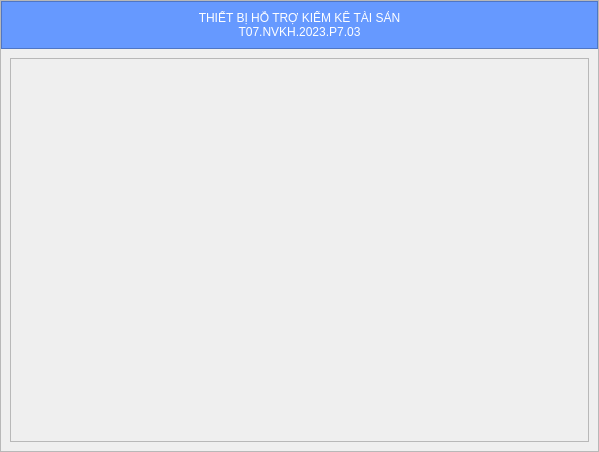
<?xml version="1.0" encoding="UTF-8"?>
<ui version="4.0">
 <class>MainWindow</class>
 <widget class="QMainWindow" name="MainWindow">
  <property name="geometry">
   <rect>
    <x>0</x>
    <y>0</y>
    <width>599</width>
    <height>452</height>
   </rect>
  </property>
  <property name="windowTitle">
   <string>MainWindow</string>
  </property>
  <widget class="QWidget" name="centralwidget">
   <layout class="QVBoxLayout" name="verticalLayout">
    <property name="spacing">
     <number>0</number>
    </property>
    <property name="leftMargin">
     <number>0</number>
    </property>
    <property name="topMargin">
     <number>0</number>
    </property>
    <property name="rightMargin">
     <number>0</number>
    </property>
    <property name="bottomMargin">
     <number>0</number>
    </property>
    <item>
     <widget class="QFrame" name="frame">
      <property name="sizePolicy">
       <sizepolicy hsizetype="Preferred" vsizetype="Expanding">
        <horstretch>0</horstretch>
        <verstretch>0</verstretch>
       </sizepolicy>
      </property>
      <property name="frameShape">
       <enum>QFrame::StyledPanel</enum>
      </property>
      <property name="frameShadow">
       <enum>QFrame::Raised</enum>
      </property>
      <layout class="QVBoxLayout" name="verticalLayout_3">
       <property name="spacing">
        <number>0</number>
       </property>
       <property name="leftMargin">
        <number>0</number>
       </property>
       <property name="topMargin">
        <number>0</number>
       </property>
       <property name="rightMargin">
        <number>0</number>
       </property>
       <property name="bottomMargin">
        <number>0</number>
       </property>
       <item>
        <widget class="QFrame" name="frame_2">
         <property name="styleSheet">
          <string notr="true">background-color: rgb(102, 153, 255);
color: rgb(255, 255, 255);</string>
         </property>
         <property name="frameShape">
          <enum>QFrame::StyledPanel</enum>
         </property>
         <property name="frameShadow">
          <enum>QFrame::Raised</enum>
         </property>
         <layout class="QHBoxLayout" name="horizontalLayout_8">
          <property name="leftMargin">
           <number>0</number>
          </property>
          <property name="rightMargin">
           <number>0</number>
          </property>
          <item>
           <widget class="QLabel" name="label">
            <property name="sizePolicy">
             <sizepolicy hsizetype="Expanding" vsizetype="Preferred">
              <horstretch>0</horstretch>
              <verstretch>0</verstretch>
             </sizepolicy>
            </property>
            <property name="text">
             <string>THIẾT BỊ HỖ TRỢ KIỂM KÊ TÀI SẢN
T07.NVKH.2023.P7.03</string>
            </property>
            <property name="alignment">
             <set>Qt::AlignCenter</set>
            </property>
           </widget>
          </item>
         </layout>
        </widget>
       </item>
       <item>
        <widget class="QStackedWidget" name="stackedWidget">
         <property name="currentIndex">
          <number>4</number>
         </property>
         <widget class="QWidget" name="page_Login">
          <layout class="QVBoxLayout" name="verticalLayout_6">
           <property name="spacing">
            <number>0</number>
           </property>
           <property name="leftMargin">
            <number>0</number>
           </property>
           <property name="topMargin">
            <number>0</number>
           </property>
           <property name="rightMargin">
            <number>0</number>
           </property>
           <property name="bottomMargin">
            <number>0</number>
           </property>
           <item alignment="Qt::AlignVCenter">
            <widget class="QFrame" name="frame_4">
             <property name="sizePolicy">
              <sizepolicy hsizetype="Preferred" vsizetype="Expanding">
               <horstretch>0</horstretch>
               <verstretch>0</verstretch>
              </sizepolicy>
             </property>
             <property name="frameShape">
              <enum>QFrame::StyledPanel</enum>
             </property>
             <property name="frameShadow">
              <enum>QFrame::Raised</enum>
             </property>
             <layout class="QVBoxLayout" name="verticalLayout_4">
              <property name="spacing">
               <number>0</number>
              </property>
              <property name="leftMargin">
               <number>0</number>
              </property>
              <property name="topMargin">
               <number>0</number>
              </property>
              <property name="rightMargin">
               <number>0</number>
              </property>
              <property name="bottomMargin">
               <number>0</number>
              </property>
              <item>
               <widget class="QFrame" name="frame_6">
                <property name="frameShape">
                 <enum>QFrame::StyledPanel</enum>
                </property>
                <property name="frameShadow">
                 <enum>QFrame::Raised</enum>
                </property>
                <layout class="QVBoxLayout" name="verticalLayout_5">
                 <property name="spacing">
                  <number>10</number>
                 </property>
                 <item>
                  <widget class="QLabel" name="label_2">
                   <property name="text">
                    <string>Đăng nhập hệ thống</string>
                   </property>
                   <property name="alignment">
                    <set>Qt::AlignCenter</set>
                   </property>
                  </widget>
                 </item>
                 <item>
                  <widget class="QFrame" name="frame_3">
                   <property name="frameShape">
                    <enum>QFrame::StyledPanel</enum>
                   </property>
                   <property name="frameShadow">
                    <enum>QFrame::Raised</enum>
                   </property>
                   <layout class="QHBoxLayout" name="horizontalLayout_2">
                    <property name="spacing">
                     <number>0</number>
                    </property>
                    <property name="leftMargin">
                     <number>0</number>
                    </property>
                    <property name="topMargin">
                     <number>0</number>
                    </property>
                    <property name="rightMargin">
                     <number>0</number>
                    </property>
                    <property name="bottomMargin">
                     <number>0</number>
                    </property>
                    <item>
                     <widget class="QLabel" name="label_3">
                      <property name="text">
                       <string>Tài khoản:</string>
                      </property>
                     </widget>
                    </item>
                    <item>
                     <widget class="QLineEdit" name="lineEdit_Username">
                      <property name="clearButtonEnabled">
                       <bool>true</bool>
                      </property>
                     </widget>
                    </item>
                   </layout>
                  </widget>
                 </item>
                 <item>
                  <widget class="QFrame" name="frame_5">
                   <property name="frameShape">
                    <enum>QFrame::StyledPanel</enum>
                   </property>
                   <property name="frameShadow">
                    <enum>QFrame::Raised</enum>
                   </property>
                   <layout class="QHBoxLayout" name="horizontalLayout">
                    <property name="spacing">
                     <number>0</number>
                    </property>
                    <property name="leftMargin">
                     <number>0</number>
                    </property>
                    <property name="topMargin">
                     <number>0</number>
                    </property>
                    <property name="rightMargin">
                     <number>0</number>
                    </property>
                    <property name="bottomMargin">
                     <number>0</number>
                    </property>
                    <item>
                     <widget class="QLabel" name="label_4">
                      <property name="text">
                       <string>Mật khẩu:</string>
                      </property>
                     </widget>
                    </item>
                    <item>
                     <widget class="QLineEdit" name="lineEdit_Password">
                      <property name="clearButtonEnabled">
                       <bool>true</bool>
                      </property>
                     </widget>
                    </item>
                   </layout>
                  </widget>
                 </item>
                 <item alignment="Qt::AlignHCenter">
                  <widget class="QPushButton" name="pushButton_Login">
                   <property name="maximumSize">
                    <size>
                     <width>230</width>
                     <height>16777215</height>
                    </size>
                   </property>
                   <property name="text">
                    <string>Đăng nhập</string>
                   </property>
                  </widget>
                 </item>
                 <item>
                  <widget class="QPushButton" name="pushButton_ForgotPassword">
                   <property name="styleSheet">
                    <string notr="true">text-decoration:underline solid;
background-color: rgba(255, 255, 255, 0);</string>
                   </property>
                   <property name="text">
                    <string>Quên mật khẩu</string>
                   </property>
                   <property name="checkable">
                    <bool>false</bool>
                   </property>
                  </widget>
                 </item>
                </layout>
               </widget>
              </item>
             </layout>
            </widget>
           </item>
          </layout>
         </widget>
         <widget class="QWidget" name="page_MainMenu">
          <layout class="QVBoxLayout" name="verticalLayout_7">
           <property name="spacing">
            <number>0</number>
           </property>
           <property name="leftMargin">
            <number>0</number>
           </property>
           <property name="topMargin">
            <number>0</number>
           </property>
           <property name="rightMargin">
            <number>0</number>
           </property>
           <property name="bottomMargin">
            <number>0</number>
           </property>
           <item alignment="Qt::AlignVCenter">
            <widget class="QFrame" name="frame_7">
             <property name="frameShape">
              <enum>QFrame::StyledPanel</enum>
             </property>
             <property name="frameShadow">
              <enum>QFrame::Raised</enum>
             </property>
             <layout class="QVBoxLayout" name="verticalLayout_8">
              <property name="spacing">
               <number>10</number>
              </property>
              <property name="leftMargin">
               <number>0</number>
              </property>
              <property name="topMargin">
               <number>0</number>
              </property>
              <property name="rightMargin">
               <number>0</number>
              </property>
              <property name="bottomMargin">
               <number>0</number>
              </property>
              <item alignment="Qt::AlignHCenter">
               <widget class="QLabel" name="label_8">
                <property name="text">
                 <string>GIAO DIỆN CHÍNH</string>
                </property>
               </widget>
              </item>
              <item>
               <widget class="QPushButton" name="pushButton_Rooms">
                <property name="sizePolicy">
                 <sizepolicy hsizetype="Expanding" vsizetype="Fixed">
                  <horstretch>0</horstretch>
                  <verstretch>0</verstretch>
                 </sizepolicy>
                </property>
                <property name="text">
                 <string>Danh sách phòng máy</string>
                </property>
               </widget>
              </item>
              <item>
               <widget class="QPushButton" name="pushButton_Database">
                <property name="text">
                 <string>Quản lý cơ sở dữ liệu</string>
                </property>
               </widget>
              </item>
              <item>
               <widget class="QPushButton" name="pushButton_ToPageCreateQR">
                <property name="sizePolicy">
                 <sizepolicy hsizetype="Expanding" vsizetype="Fixed">
                  <horstretch>0</horstretch>
                  <verstretch>0</verstretch>
                 </sizepolicy>
                </property>
                <property name="text">
                 <string>Tạo mã QR</string>
                </property>
               </widget>
              </item>
             </layout>
            </widget>
           </item>
          </layout>
         </widget>
         <widget class="QWidget" name="page_Rooms">
          <layout class="QVBoxLayout" name="verticalLayout_9">
           <property name="spacing">
            <number>0</number>
           </property>
           <property name="leftMargin">
            <number>0</number>
           </property>
           <property name="topMargin">
            <number>0</number>
           </property>
           <property name="rightMargin">
            <number>0</number>
           </property>
           <property name="bottomMargin">
            <number>0</number>
           </property>
           <item>
            <widget class="QFrame" name="frame_11">
             <property name="frameShape">
              <enum>QFrame::StyledPanel</enum>
             </property>
             <property name="frameShadow">
              <enum>QFrame::Raised</enum>
             </property>
             <layout class="QVBoxLayout" name="verticalLayout_10">
              <property name="spacing">
               <number>0</number>
              </property>
              <property name="leftMargin">
               <number>0</number>
              </property>
              <property name="topMargin">
               <number>0</number>
              </property>
              <property name="rightMargin">
               <number>0</number>
              </property>
              <property name="bottomMargin">
               <number>0</number>
              </property>
              <item alignment="Qt::AlignTop">
               <widget class="QFrame" name="frame_12">
                <property name="frameShape">
                 <enum>QFrame::StyledPanel</enum>
                </property>
                <property name="frameShadow">
                 <enum>QFrame::Raised</enum>
                </property>
                <layout class="QVBoxLayout" name="verticalLayout_11">
                 <property name="spacing">
                  <number>0</number>
                 </property>
                 <property name="leftMargin">
                  <number>0</number>
                 </property>
                 <property name="topMargin">
                  <number>0</number>
                 </property>
                 <property name="rightMargin">
                  <number>0</number>
                 </property>
                 <property name="bottomMargin">
                  <number>0</number>
                 </property>
                 <item alignment="Qt::AlignHCenter">
                  <widget class="QLabel" name="label_Rooms_Tittle">
                   <property name="text">
                    <string>Danh sách phòng máy</string>
                   </property>
                  </widget>
                 </item>
                 <item>
                  <widget class="QFrame" name="frame_14">
                   <property name="styleSheet">
                    <string notr="true">.QPushButton {
	background-color: rgba(255, 255, 255, 128);
}</string>
                   </property>
                   <property name="frameShape">
                    <enum>QFrame::StyledPanel</enum>
                   </property>
                   <property name="frameShadow">
                    <enum>QFrame::Raised</enum>
                   </property>
                   <layout class="QHBoxLayout" name="horizontalLayout_6">
                    <item>
                     <widget class="QLabel" name="label_10">
                      <property name="text">
                       <string>Tìm kiếm:</string>
                      </property>
                     </widget>
                    </item>
                    <item>
                     <widget class="QLineEdit" name="lineEdit_RoomSearch"/>
                    </item>
                    <item alignment="Qt::AlignRight">
                     <widget class="QPushButton" name="pushButton_RoomSearch_ClearFilter">
                      <property name="text">
                       <string/>
                      </property>
                     </widget>
                    </item>
                    <item alignment="Qt::AlignRight">
                     <widget class="QPushButton" name="pushButton_RoomSearch">
                      <property name="styleSheet">
                       <string notr="true"/>
                      </property>
                      <property name="text">
                       <string/>
                      </property>
                     </widget>
                    </item>
                    <item alignment="Qt::AlignRight">
                     <widget class="QPushButton" name="pushButton_RoomSearchOptions">
                      <property name="styleSheet">
                       <string notr="true"/>
                      </property>
                      <property name="text">
                       <string/>
                      </property>
                     </widget>
                    </item>
                   </layout>
                  </widget>
                 </item>
                 <item>
                  <widget class="QFrame" name="frame_RoomSearchOptions">
                   <property name="frameShape">
                    <enum>QFrame::StyledPanel</enum>
                   </property>
                   <property name="frameShadow">
                    <enum>QFrame::Raised</enum>
                   </property>
                   <layout class="QHBoxLayout" name="horizontalLayout_10">
                    <item alignment="Qt::AlignLeft">
                     <widget class="QLabel" name="label_11">
                      <property name="text">
                       <string>Đơn vị:</string>
                      </property>
                     </widget>
                    </item>
                    <item>
                     <widget class="QComboBox" name="comboBox_RoomSearchOptions_DonVi">
                      <property name="enabled">
                       <bool>true</bool>
                      </property>
                      <property name="sizePolicy">
                       <sizepolicy hsizetype="Expanding" vsizetype="Fixed">
                        <horstretch>0</horstretch>
                        <verstretch>0</verstretch>
                       </sizepolicy>
                      </property>
                      <item>
                       <property name="text">
                        <string>a</string>
                       </property>
                      </item>
                      <item>
                       <property name="text">
                        <string>b</string>
                       </property>
                      </item>
                      <item>
                       <property name="text">
                        <string>c</string>
                       </property>
                      </item>
                     </widget>
                    </item>
                   </layout>
                  </widget>
                 </item>
                </layout>
               </widget>
              </item>
              <item>
               <widget class="QScrollArea" name="scrollArea_Rooms">
                <property name="mouseTracking">
                 <bool>false</bool>
                </property>
                <property name="widgetResizable">
                 <bool>true</bool>
                </property>
                <widget class="QWidget" name="scrollAreaWidgetContents_Rooms">
                 <property name="geometry">
                  <rect>
                   <x>0</x>
                   <y>0</y>
                   <width>593</width>
                   <height>231</height>
                  </rect>
                 </property>
                 <layout class="QVBoxLayout" name="verticalLayout_12">
                  <property name="spacing">
                   <number>0</number>
                  </property>
                  <property name="leftMargin">
                   <number>0</number>
                  </property>
                  <property name="topMargin">
                   <number>0</number>
                  </property>
                  <property name="rightMargin">
                   <number>0</number>
                  </property>
                  <property name="bottomMargin">
                   <number>0</number>
                  </property>
                  <item>
                   <widget class="QFrame" name="frame_KhuHolder">
                    <property name="frameShape">
                     <enum>QFrame::StyledPanel</enum>
                    </property>
                    <property name="frameShadow">
                     <enum>QFrame::Raised</enum>
                    </property>
                    <layout class="QVBoxLayout" name="verticalLayout_14">
                     <property name="spacing">
                      <number>0</number>
                     </property>
                     <property name="leftMargin">
                      <number>0</number>
                     </property>
                     <property name="topMargin">
                      <number>0</number>
                     </property>
                     <property name="rightMargin">
                      <number>0</number>
                     </property>
                     <property name="bottomMargin">
                      <number>0</number>
                     </property>
                    </layout>
                   </widget>
                  </item>
                 </layout>
                </widget>
               </widget>
              </item>
              <item alignment="Qt::AlignBottom">
               <widget class="QFrame" name="frame_15">
                <property name="frameShape">
                 <enum>QFrame::StyledPanel</enum>
                </property>
                <property name="frameShadow">
                 <enum>QFrame::Raised</enum>
                </property>
                <layout class="QHBoxLayout" name="horizontalLayout_7">
                 <item alignment="Qt::AlignLeft">
                  <widget class="QPushButton" name="pushButton_Home">
                   <property name="maximumSize">
                    <size>
                     <width>64</width>
                     <height>64</height>
                    </size>
                   </property>
                   <property name="text">
                    <string/>
                   </property>
                  </widget>
                 </item>
                 <item alignment="Qt::AlignRight">
                  <widget class="QPushButton" name="pushButton_Back">
                   <property name="text">
                    <string/>
                   </property>
                  </widget>
                 </item>
                </layout>
               </widget>
              </item>
             </layout>
            </widget>
           </item>
          </layout>
         </widget>
         <widget class="QWidget" name="page_RoomInfo">
          <layout class="QVBoxLayout" name="verticalLayout_25">
           <property name="spacing">
            <number>0</number>
           </property>
           <property name="leftMargin">
            <number>0</number>
           </property>
           <property name="topMargin">
            <number>0</number>
           </property>
           <property name="rightMargin">
            <number>0</number>
           </property>
           <property name="bottomMargin">
            <number>0</number>
           </property>
           <item>
            <widget class="QFrame" name="frame_13">
             <property name="frameShape">
              <enum>QFrame::StyledPanel</enum>
             </property>
             <property name="frameShadow">
              <enum>QFrame::Raised</enum>
             </property>
             <layout class="QVBoxLayout" name="verticalLayout_26">
              <property name="spacing">
               <number>0</number>
              </property>
              <property name="leftMargin">
               <number>0</number>
              </property>
              <property name="topMargin">
               <number>0</number>
              </property>
              <property name="rightMargin">
               <number>0</number>
              </property>
              <property name="bottomMargin">
               <number>0</number>
              </property>
              <item alignment="Qt::AlignTop">
               <widget class="QFrame" name="frame_16">
                <property name="frameShape">
                 <enum>QFrame::StyledPanel</enum>
                </property>
                <property name="frameShadow">
                 <enum>QFrame::Raised</enum>
                </property>
                <layout class="QVBoxLayout" name="verticalLayout_27">
                 <property name="spacing">
                  <number>0</number>
                 </property>
                 <property name="leftMargin">
                  <number>0</number>
                 </property>
                 <property name="topMargin">
                  <number>0</number>
                 </property>
                 <property name="rightMargin">
                  <number>0</number>
                 </property>
                 <property name="bottomMargin">
                  <number>0</number>
                 </property>
                 <item alignment="Qt::AlignHCenter|Qt::AlignTop">
                  <widget class="QLabel" name="label_RoomInfo_TenPhong">
                   <property name="text">
                    <string>Ten Phong</string>
                   </property>
                   <property name="alignment">
                    <set>Qt::AlignCenter</set>
                   </property>
                  </widget>
                 </item>
                 <item alignment="Qt::AlignLeft">
                  <widget class="QFrame" name="frame_18">
                   <property name="frameShape">
                    <enum>QFrame::StyledPanel</enum>
                   </property>
                   <property name="frameShadow">
                    <enum>QFrame::Raised</enum>
                   </property>
                   <layout class="QHBoxLayout" name="horizontalLayout_14">
                    <property name="spacing">
                     <number>5</number>
                    </property>
                    <property name="leftMargin">
                     <number>0</number>
                    </property>
                    <property name="topMargin">
                     <number>0</number>
                    </property>
                    <property name="rightMargin">
                     <number>0</number>
                    </property>
                    <property name="bottomMargin">
                     <number>0</number>
                    </property>
                    <item>
                     <widget class="QPushButton" name="pushButton_RoomInfo_Info">
                      <property name="text">
                       <string>Thông tin</string>
                      </property>
                     </widget>
                    </item>
                    <item>
                     <widget class="QPushButton" name="pushButton_RoomInfo_DanhMuc">
                      <property name="text">
                       <string>Danh mục</string>
                      </property>
                     </widget>
                    </item>
                    <item>
                     <widget class="QPushButton" name="pushButton_RoomInfo_Refresh">
                      <property name="text">
                       <string/>
                      </property>
                     </widget>
                    </item>
                   </layout>
                  </widget>
                 </item>
                </layout>
               </widget>
              </item>
              <item>
               <widget class="QScrollArea" name="scrollArea_RoomInfo">
                <property name="widgetResizable">
                 <bool>true</bool>
                </property>
                <widget class="QWidget" name="scrollAreaWidgetContents_RoomInfo">
                 <property name="geometry">
                  <rect>
                   <x>0</x>
                   <y>0</y>
                   <width>593</width>
                   <height>302</height>
                  </rect>
                 </property>
                 <layout class="QVBoxLayout" name="verticalLayout_15">
                  <item>
                   <widget class="QFrame" name="frame_RoomInfo">
                    <property name="sizePolicy">
                     <sizepolicy hsizetype="Preferred" vsizetype="Expanding">
                      <horstretch>0</horstretch>
                      <verstretch>0</verstretch>
                     </sizepolicy>
                    </property>
                    <property name="frameShape">
                     <enum>QFrame::StyledPanel</enum>
                    </property>
                    <property name="frameShadow">
                     <enum>QFrame::Raised</enum>
                    </property>
                    <layout class="QVBoxLayout" name="verticalLayout_13">
                     <property name="spacing">
                      <number>0</number>
                     </property>
                     <property name="leftMargin">
                      <number>0</number>
                     </property>
                     <property name="topMargin">
                      <number>0</number>
                     </property>
                     <property name="rightMargin">
                      <number>0</number>
                     </property>
                     <property name="bottomMargin">
                      <number>0</number>
                     </property>
                    </layout>
                   </widget>
                  </item>
                 </layout>
                </widget>
               </widget>
              </item>
              <item alignment="Qt::AlignBottom">
               <widget class="QFrame" name="frame_17">
                <property name="frameShape">
                 <enum>QFrame::StyledPanel</enum>
                </property>
                <property name="frameShadow">
                 <enum>QFrame::Raised</enum>
                </property>
                <layout class="QHBoxLayout" name="horizontalLayout_9">
                 <property name="spacing">
                  <number>0</number>
                 </property>
                 <property name="leftMargin">
                  <number>0</number>
                 </property>
                 <property name="topMargin">
                  <number>0</number>
                 </property>
                 <property name="rightMargin">
                  <number>0</number>
                 </property>
                 <property name="bottomMargin">
                  <number>0</number>
                 </property>
                 <item alignment="Qt::AlignLeft">
                  <widget class="QPushButton" name="pushButton_RoomInfo_Home">
                   <property name="text">
                    <string/>
                   </property>
                  </widget>
                 </item>
                 <item alignment="Qt::AlignRight">
                  <widget class="QPushButton" name="pushButton_RoomInfo_Back">
                   <property name="text">
                    <string/>
                   </property>
                  </widget>
                 </item>
                </layout>
               </widget>
              </item>
             </layout>
            </widget>
           </item>
          </layout>
         </widget>
         <widget class="QWidget" name="page_List">
          <layout class="QVBoxLayout" name="verticalLayout_16">
           <item>
            <widget class="QScrollArea" name="scrollArea_List">
             <property name="widgetResizable">
              <bool>true</bool>
             </property>
             <widget class="QWidget" name="scrollAreaWidgetContents_List">
              <property name="geometry">
               <rect>
                <x>0</x>
                <y>0</y>
                <width>571</width>
                <height>366</height>
               </rect>
              </property>
              <layout class="QVBoxLayout" name="verticalLayout_17"/>
             </widget>
            </widget>
           </item>
          </layout>
         </widget>
         <widget class="QWidget" name="page_CreateQR">
          <layout class="QVBoxLayout" name="verticalLayout_20">
           <property name="spacing">
            <number>0</number>
           </property>
           <property name="leftMargin">
            <number>0</number>
           </property>
           <property name="topMargin">
            <number>0</number>
           </property>
           <property name="rightMargin">
            <number>0</number>
           </property>
           <property name="bottomMargin">
            <number>0</number>
           </property>
           <item>
            <widget class="QFrame" name="frame_22">
             <property name="frameShape">
              <enum>QFrame::StyledPanel</enum>
             </property>
             <property name="frameShadow">
              <enum>QFrame::Raised</enum>
             </property>
             <layout class="QVBoxLayout" name="verticalLayout_2">
              <property name="spacing">
               <number>0</number>
              </property>
              <property name="leftMargin">
               <number>0</number>
              </property>
              <property name="topMargin">
               <number>0</number>
              </property>
              <property name="rightMargin">
               <number>0</number>
              </property>
              <property name="bottomMargin">
               <number>0</number>
              </property>
              <item>
               <widget class="QFrame" name="frame_23">
                <property name="frameShape">
                 <enum>QFrame::StyledPanel</enum>
                </property>
                <property name="frameShadow">
                 <enum>QFrame::Raised</enum>
                </property>
                <layout class="QVBoxLayout" name="verticalLayout_28">
                 <item alignment="Qt::AlignHCenter|Qt::AlignVCenter">
                  <widget class="QLabel" name="label_12">
                   <property name="text">
                    <string>Tạo mã QR</string>
                   </property>
                   <property name="alignment">
                    <set>Qt::AlignCenter</set>
                   </property>
                  </widget>
                 </item>
                </layout>
               </widget>
              </item>
              <item>
               <widget class="QFrame" name="frame_CreateQR">
                <property name="sizePolicy">
                 <sizepolicy hsizetype="Preferred" vsizetype="Expanding">
                  <horstretch>0</horstretch>
                  <verstretch>0</verstretch>
                 </sizepolicy>
                </property>
                <property name="frameShape">
                 <enum>QFrame::StyledPanel</enum>
                </property>
                <property name="frameShadow">
                 <enum>QFrame::Raised</enum>
                </property>
                <layout class="QVBoxLayout" name="verticalLayout_29">
                 <property name="spacing">
                  <number>0</number>
                 </property>
                 <property name="leftMargin">
                  <number>0</number>
                 </property>
                 <property name="topMargin">
                  <number>0</number>
                 </property>
                 <property name="rightMargin">
                  <number>0</number>
                 </property>
                 <property name="bottomMargin">
                  <number>0</number>
                 </property>
                </layout>
               </widget>
              </item>
              <item>
               <widget class="QFrame" name="frame_19">
                <property name="frameShape">
                 <enum>QFrame::StyledPanel</enum>
                </property>
                <property name="frameShadow">
                 <enum>QFrame::Raised</enum>
                </property>
                <layout class="QHBoxLayout" name="horizontalLayout_11">
                 <property name="spacing">
                  <number>0</number>
                 </property>
                 <property name="leftMargin">
                  <number>0</number>
                 </property>
                 <property name="topMargin">
                  <number>0</number>
                 </property>
                 <property name="rightMargin">
                  <number>0</number>
                 </property>
                 <property name="bottomMargin">
                  <number>0</number>
                 </property>
                 <item alignment="Qt::AlignLeft">
                  <widget class="QPushButton" name="pushButton_CreateQR_Home">
                   <property name="text">
                    <string/>
                   </property>
                  </widget>
                 </item>
                 <item alignment="Qt::AlignRight">
                  <widget class="QPushButton" name="pushButton_CreateQR_Back">
                   <property name="text">
                    <string/>
                   </property>
                  </widget>
                 </item>
                </layout>
               </widget>
              </item>
             </layout>
            </widget>
           </item>
          </layout>
         </widget>
        </widget>
       </item>
      </layout>
     </widget>
    </item>
   </layout>
  </widget>
 </widget>
 <resources/>
 <connections/>
</ui>
